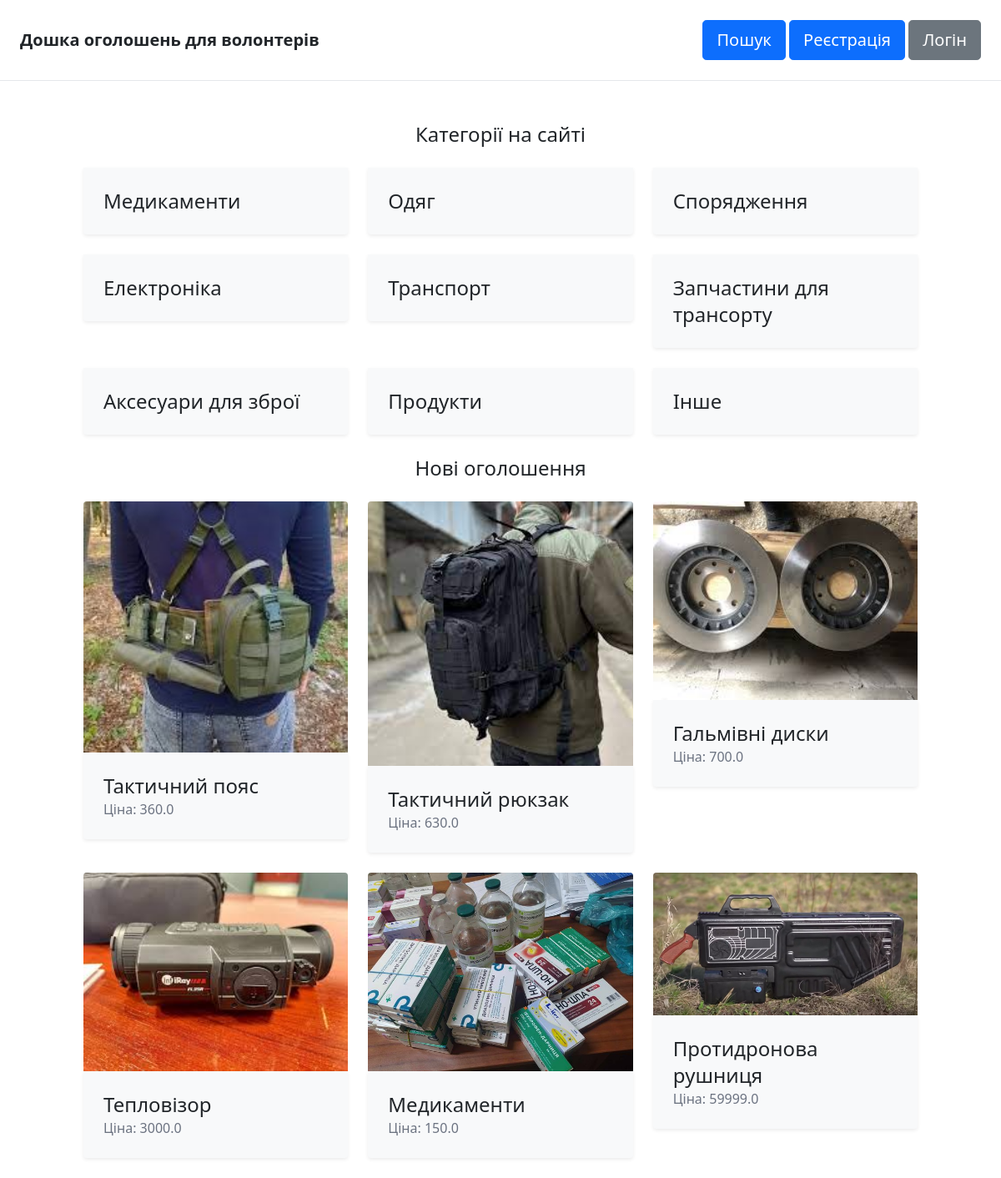
The page / on the database its author committed.
### item/models.py (models this page shows, shortened)
class Category(models.Model):
    name = models.CharField(max_length=255)
    class Meta:
        ordering = ('name',)
        verbose_name_plural = 'Categories'

class Item(models.Model):
    category = models.ForeignKey(Category, related_name='items', on_delete=models.CASCADE)
    name = models.CharField(max_length=75)
    description = models.TextField(blank=True, null=True)
    price = models.FloatField()
    region = models.ForeignKey(Region, related_name='items', on_delete=models.CASCADE)
    image = models.ImageField(upload_to='item_images', blank=True, null=True)
    is_sold = models.BooleanField(default=False)
    created_by = models.ForeignKey(User, related_name='items', on_delete=models.CASCADE)
    created_at = models.DateTimeField(auto_now_add=True)

### core/views.py (the view)
# urls.py: path('', views.index, name='index'),
def index(request):
    items = Item.objects.filter(is_sold=False).order_by('-created_at')[0:6]
    categories = Category.objects.all()
    return render(request, 'core/index.html', {
        'categories': categories,
        'items': items,
    })

### core/templates/core/index.html (shortened to what this page needs)
{% extends 'core/base.html' %}
{% block content %}
    <div class="container mt-6">
        <h2 class="mb-4 text-2xl text-center">Категорії на сайті</h2>
        <div class="row row-cols-1 row-cols-md-3 g-4">
            {% for category in categories|dictsort:"id" %}
                <div class="col">
                    <a href="{% url 'item:items' %}?query={{ query }}&category={{ category.id }}" class="text-decoration-none">
                        <div class="p-4 bg-light rounded-bottom shadow-sm ">
                            <h2 class="text-2xl">{{ category.name }}</h2>
                        </div>
                    </a>
                </div>
            {% endfor %}
        </div>
    </div>
    <div class="container mt-6">
        <h2 class="mb-4 text-2xl text-center">Нові оголошення</h2>
        <div class="row row-cols-1 row-cols-md-3 g-4">
            {% for item in items %}
                <div class="col">
                    <a href="{% url 'item:detail' item.id %}" class="text-decoration-none">
                        <div class="overflow-hidden rounded-top aspect-ratio-4/3 bg-light">
                            <img src="{{ item.image.url }}" class="object-fit w-100 h-100">
                        </div>
                        <div class="p-4 bg-light rounded-bottom shadow-sm">
                            <h2 class="text-2xl">{{ item.name }}</h2>
                            <p class="text-gray-500">Ціна: {{ item.price }}</p>
                        </div>
                    </a>
                </div>
            {% endfor %}
        </div>
    </div>
{% endblock %}

### rows shown on the page
Category: name "Медикаменти"
Category: name "Одяг"
Category: name "Спорядження"
Category: name "Електроніка"
Category: name "Транспорт"
Category: name "Запчастини для трансорту"
Category: name "Аксесуари для зброї"
Category: name "Продукти"
Category: name "Інше"
Item: image (picture), name "Тактичний пояс", price "360.0"
Item: image (picture), name "Тактичний рюкзак", price "630.0"
Item: image (picture), name "Гальмівні диски", price "700.0"
Item: image (picture), name "Тепловізор", price "3000.0"
Item: image (picture), name "Медикаменти", price "150.0"
Item: image (picture), name "Протидронова рушниця", price "59999.0"
